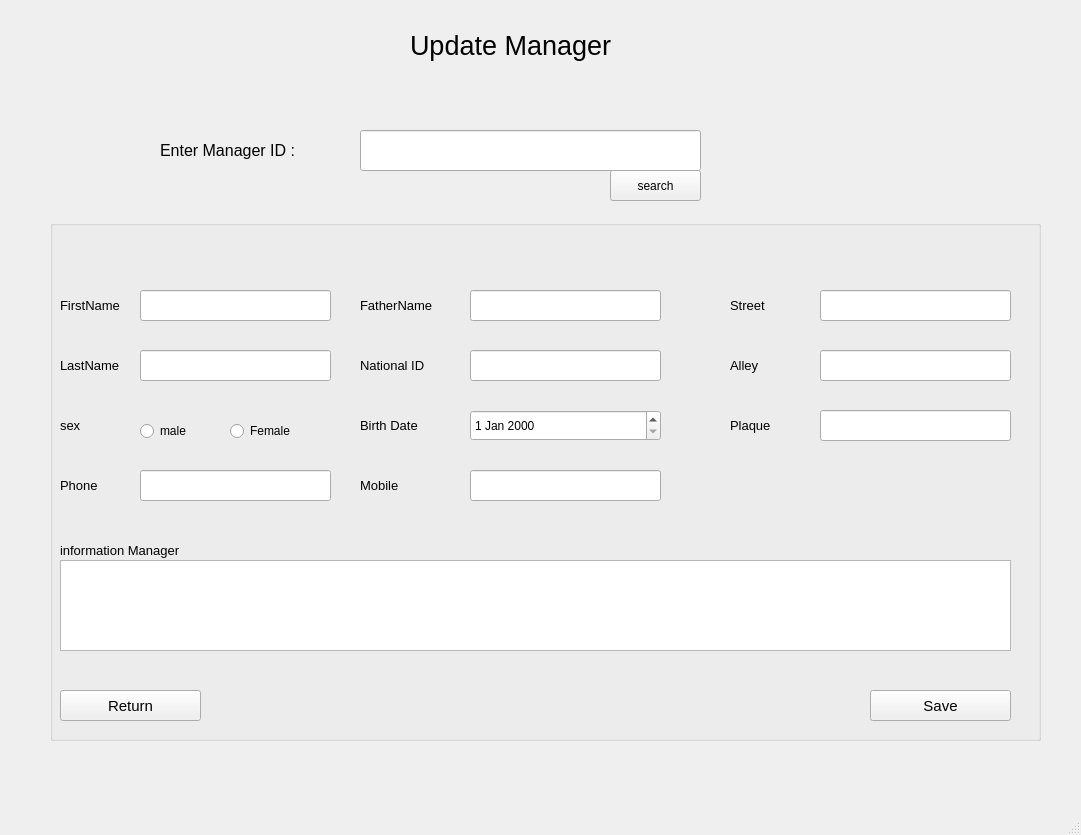
<?xml version="1.0" encoding="UTF-8"?>
<ui version="4.0">
 <class>Update_manager</class>
 <widget class="QMainWindow" name="Update_manager">
  <property name="geometry">
   <rect>
    <x>0</x>
    <y>0</y>
    <width>1081</width>
    <height>835</height>
   </rect>
  </property>
  <property name="windowTitle">
   <string>MainWindow</string>
  </property>
  <widget class="QWidget" name="centralwidget">
   <widget class="QLabel" name="label">
    <property name="geometry">
     <rect>
      <x>410</x>
      <y>-10</y>
      <width>251</width>
      <height>111</height>
     </rect>
    </property>
    <property name="font">
     <font>
      <pointsize>20</pointsize>
     </font>
    </property>
    <property name="text">
     <string>Update Manager</string>
    </property>
   </widget>
   <widget class="QLabel" name="label_5">
    <property name="geometry">
     <rect>
      <x>160</x>
      <y>120</y>
      <width>241</width>
      <height>61</height>
     </rect>
    </property>
    <property name="font">
     <font>
      <pointsize>12</pointsize>
     </font>
    </property>
    <property name="text">
     <string>Enter Manager ID :</string>
    </property>
   </widget>
   <widget class="QLineEdit" name="lineEdit_mgrID">
    <property name="geometry">
     <rect>
      <x>360</x>
      <y>130</y>
      <width>341</width>
      <height>41</height>
     </rect>
    </property>
    <property name="echoMode">
     <enum>QLineEdit::Normal</enum>
    </property>
   </widget>
   <widget class="QPushButton" name="searchIDmgr">
    <property name="geometry">
     <rect>
      <x>610</x>
      <y>170</y>
      <width>91</width>
      <height>31</height>
     </rect>
    </property>
    <property name="font">
     <font>
      <pointsize>9</pointsize>
     </font>
    </property>
    <property name="text">
     <string>search</string>
    </property>
   </widget>
   <widget class="QGroupBox" name="groupBox_2">
    <property name="geometry">
     <rect>
      <x>50</x>
      <y>220</y>
      <width>991</width>
      <height>521</height>
     </rect>
    </property>
    <property name="font">
     <font>
      <pointsize>9</pointsize>
     </font>
    </property>
    <property name="title">
     <string/>
    </property>
    <widget class="QLineEdit" name="lineEdit_mgrLname">
     <property name="geometry">
      <rect>
       <x>90</x>
       <y>130</y>
       <width>191</width>
       <height>31</height>
      </rect>
     </property>
     <property name="echoMode">
      <enum>QLineEdit::Normal</enum>
     </property>
    </widget>
    <widget class="QLineEdit" name="lineEdit_mgrFname">
     <property name="geometry">
      <rect>
       <x>90</x>
       <y>70</y>
       <width>191</width>
       <height>31</height>
      </rect>
     </property>
     <property name="echoMode">
      <enum>QLineEdit::Normal</enum>
     </property>
    </widget>
    <widget class="QLineEdit" name="lineEdit_mgrMobile">
     <property name="geometry">
      <rect>
       <x>420</x>
       <y>250</y>
       <width>191</width>
       <height>31</height>
      </rect>
     </property>
     <property name="echoMode">
      <enum>QLineEdit::Normal</enum>
     </property>
    </widget>
    <widget class="QLineEdit" name="lineEdit_mgrFathername">
     <property name="geometry">
      <rect>
       <x>420</x>
       <y>70</y>
       <width>191</width>
       <height>31</height>
      </rect>
     </property>
     <property name="echoMode">
      <enum>QLineEdit::Normal</enum>
     </property>
    </widget>
    <widget class="QLineEdit" name="lineEdit_mgrNationalID">
     <property name="geometry">
      <rect>
       <x>420</x>
       <y>130</y>
       <width>191</width>
       <height>31</height>
      </rect>
     </property>
     <property name="echoMode">
      <enum>QLineEdit::Normal</enum>
     </property>
    </widget>
    <widget class="QLineEdit" name="lineEdit_phone_mgr">
     <property name="geometry">
      <rect>
       <x>90</x>
       <y>250</y>
       <width>191</width>
       <height>31</height>
      </rect>
     </property>
     <property name="echoMode">
      <enum>QLineEdit::Normal</enum>
     </property>
    </widget>
    <widget class="QLineEdit" name="lineEdit_mgrStreet">
     <property name="geometry">
      <rect>
       <x>770</x>
       <y>70</y>
       <width>191</width>
       <height>31</height>
      </rect>
     </property>
     <property name="echoMode">
      <enum>QLineEdit::Normal</enum>
     </property>
    </widget>
    <widget class="QLineEdit" name="lineEdit_mgrAlley">
     <property name="geometry">
      <rect>
       <x>770</x>
       <y>130</y>
       <width>191</width>
       <height>31</height>
      </rect>
     </property>
     <property name="echoMode">
      <enum>QLineEdit::Normal</enum>
     </property>
    </widget>
    <widget class="QLineEdit" name="lineEdit_mgrPlaque">
     <property name="geometry">
      <rect>
       <x>770</x>
       <y>190</y>
       <width>191</width>
       <height>31</height>
      </rect>
     </property>
     <property name="echoMode">
      <enum>QLineEdit::Normal</enum>
     </property>
    </widget>
    <widget class="QLabel" name="label_31">
     <property name="geometry">
      <rect>
       <x>10</x>
       <y>70</y>
       <width>101</width>
       <height>31</height>
      </rect>
     </property>
     <property name="font">
      <font>
       <pointsize>10</pointsize>
      </font>
     </property>
     <property name="text">
      <string>FirstName</string>
     </property>
    </widget>
    <widget class="QLabel" name="label_32">
     <property name="geometry">
      <rect>
       <x>10</x>
       <y>130</y>
       <width>101</width>
       <height>31</height>
      </rect>
     </property>
     <property name="font">
      <font>
       <pointsize>10</pointsize>
      </font>
     </property>
     <property name="text">
      <string>LastName</string>
     </property>
    </widget>
    <widget class="QLabel" name="label_33">
     <property name="geometry">
      <rect>
       <x>10</x>
       <y>190</y>
       <width>51</width>
       <height>31</height>
      </rect>
     </property>
     <property name="font">
      <font>
       <pointsize>10</pointsize>
      </font>
     </property>
     <property name="text">
      <string>sex</string>
     </property>
    </widget>
    <widget class="QLabel" name="label_34">
     <property name="geometry">
      <rect>
       <x>310</x>
       <y>70</y>
       <width>101</width>
       <height>31</height>
      </rect>
     </property>
     <property name="font">
      <font>
       <pointsize>10</pointsize>
      </font>
     </property>
     <property name="text">
      <string>FatherName</string>
     </property>
    </widget>
    <widget class="QLabel" name="label_35">
     <property name="geometry">
      <rect>
       <x>310</x>
       <y>190</y>
       <width>101</width>
       <height>31</height>
      </rect>
     </property>
     <property name="font">
      <font>
       <pointsize>10</pointsize>
      </font>
     </property>
     <property name="text">
      <string>Birth Date</string>
     </property>
    </widget>
    <widget class="QLabel" name="label_36">
     <property name="geometry">
      <rect>
       <x>10</x>
       <y>250</y>
       <width>101</width>
       <height>31</height>
      </rect>
     </property>
     <property name="font">
      <font>
       <pointsize>10</pointsize>
      </font>
     </property>
     <property name="text">
      <string>Phone</string>
     </property>
    </widget>
    <widget class="QLabel" name="label_37">
     <property name="geometry">
      <rect>
       <x>310</x>
       <y>250</y>
       <width>101</width>
       <height>31</height>
      </rect>
     </property>
     <property name="font">
      <font>
       <pointsize>10</pointsize>
      </font>
     </property>
     <property name="text">
      <string>Mobile</string>
     </property>
    </widget>
    <widget class="QLabel" name="label_38">
     <property name="geometry">
      <rect>
       <x>680</x>
       <y>70</y>
       <width>101</width>
       <height>31</height>
      </rect>
     </property>
     <property name="font">
      <font>
       <pointsize>10</pointsize>
      </font>
     </property>
     <property name="text">
      <string>Street</string>
     </property>
    </widget>
    <widget class="QLabel" name="label_39">
     <property name="geometry">
      <rect>
       <x>680</x>
       <y>130</y>
       <width>101</width>
       <height>31</height>
      </rect>
     </property>
     <property name="font">
      <font>
       <pointsize>10</pointsize>
      </font>
     </property>
     <property name="text">
      <string>Alley</string>
     </property>
    </widget>
    <widget class="QLabel" name="label_40">
     <property name="geometry">
      <rect>
       <x>310</x>
       <y>130</y>
       <width>101</width>
       <height>31</height>
      </rect>
     </property>
     <property name="font">
      <font>
       <pointsize>10</pointsize>
      </font>
     </property>
     <property name="text">
      <string>National ID</string>
     </property>
    </widget>
    <widget class="QLabel" name="label_41">
     <property name="geometry">
      <rect>
       <x>680</x>
       <y>190</y>
       <width>101</width>
       <height>31</height>
      </rect>
     </property>
     <property name="font">
      <font>
       <pointsize>10</pointsize>
      </font>
     </property>
     <property name="text">
      <string>Plaque</string>
     </property>
    </widget>
    <widget class="QTableView" name="tableView_mgr">
     <property name="geometry">
      <rect>
       <x>10</x>
       <y>340</y>
       <width>951</width>
       <height>91</height>
      </rect>
     </property>
    </widget>
    <widget class="QLabel" name="label_42">
     <property name="geometry">
      <rect>
       <x>10</x>
       <y>320</y>
       <width>201</width>
       <height>21</height>
      </rect>
     </property>
     <property name="font">
      <font>
       <pointsize>10</pointsize>
      </font>
     </property>
     <property name="text">
      <string>information Manager</string>
     </property>
    </widget>
    <widget class="QDateEdit" name="dateEdit_mgrBdate">
     <property name="geometry">
      <rect>
       <x>420</x>
       <y>190</y>
       <width>191</width>
       <height>31</height>
      </rect>
     </property>
    </widget>
    <widget class="QRadioButton" name="radioButton_m_mgr">
     <property name="geometry">
      <rect>
       <x>90</x>
       <y>200</y>
       <width>97</width>
       <height>22</height>
      </rect>
     </property>
     <property name="text">
      <string>male</string>
     </property>
    </widget>
    <widget class="QRadioButton" name="radioButton_f_mgr">
     <property name="geometry">
      <rect>
       <x>180</x>
       <y>200</y>
       <width>97</width>
       <height>22</height>
      </rect>
     </property>
     <property name="text">
      <string>Female</string>
     </property>
    </widget>
    <widget class="QPushButton" name="btn_save_updatemanager">
     <property name="geometry">
      <rect>
       <x>820</x>
       <y>470</y>
       <width>141</width>
       <height>31</height>
      </rect>
     </property>
     <property name="font">
      <font>
       <pointsize>11</pointsize>
      </font>
     </property>
     <property name="text">
      <string>Save</string>
     </property>
    </widget>
    <widget class="QPushButton" name="btn_save_updatemanager_2">
     <property name="geometry">
      <rect>
       <x>10</x>
       <y>470</y>
       <width>141</width>
       <height>31</height>
      </rect>
     </property>
     <property name="font">
      <font>
       <pointsize>11</pointsize>
      </font>
     </property>
     <property name="text">
      <string>Return</string>
     </property>
    </widget>
   </widget>
  </widget>
  <widget class="QMenuBar" name="menubar">
   <property name="geometry">
    <rect>
     <x>0</x>
     <y>0</y>
     <width>1081</width>
     <height>25</height>
    </rect>
   </property>
  </widget>
  <widget class="QStatusBar" name="statusbar"/>
 </widget>
 <resources/>
 <connections/>
</ui>
